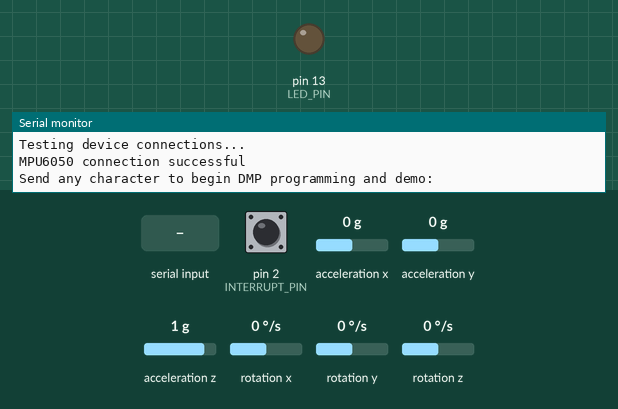
This sketch was run on a simulated Arduino Uno, built with avr-gcc and run on an emulated ATmega328P. Shown: output pins drawn as LEDs (lit = HIGH), the last lines printed to the serial monitor. Dashed ring = blinking. The test bench sets the inputs (shaded band); at power-on: acceleration x 0 g, pin 2 (INTERRUPT_PIN) LOW, acceleration y 0 g, acceleration z 1 g, rotation x 0 °/s, rotation y 0 °/s, rotation z 0 °/s. The sensor or clock chip raises its interrupt line as the real part does.

Above: at 0.9 s.
1.0 s: "1\n" received over Serial
3.0 s: acceleration x set to 0.3 g
At 4.68 s:
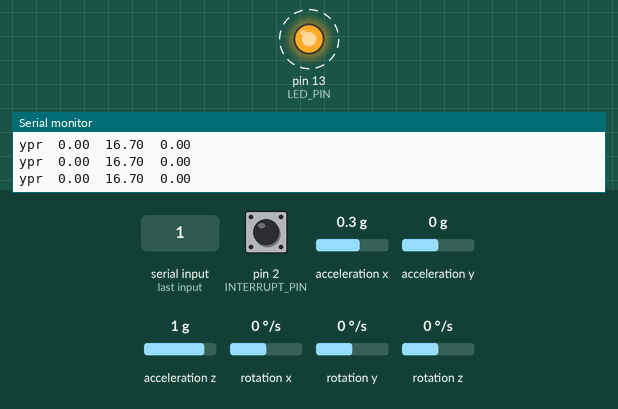
6.0 s: acceleration x set to 0 g
At 6.9 s:
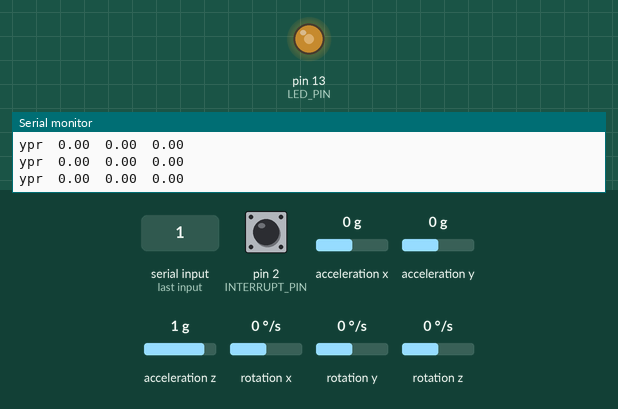
Timing chart, 0 to 9.0 s (numbered marks = the images above; inputs shaded):
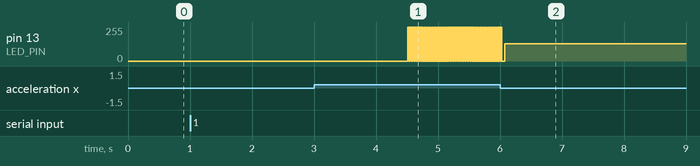

Measured:
- the behaviour switches between 0.1 and 0.2 g on acceleration x (found by bisection; images 0 and 1)

The sketch:

imu_template.ino
```cpp
// I2C device class (I2Cdev) demonstration Arduino sketch for MPU6050 class using DMP (MotionApps v2.0)
// 6/21/2012 by Jeff Rowberg <jeff@rowberg.net>

/* ============================================
I2Cdev device library code is placed under the MIT license
Copyright (c) 2012 Jeff Rowberg

Permission is hereby granted, free of charge, to any person obtaining a copy
of this software and associated documentation files (the "Software"), to deal
in the Software without restriction, including without limitation the rights
to use, copy, modify, merge, publish, distribute, sublicense, and/or sell
copies of the Software, and to permit persons to whom the Software is
furnished to do so, subject to the following conditions:

The above copyright notice and this permission notice shall be included in
all copies or substantial portions of the Software.

THE SOFTWARE IS PROVIDED "AS IS", WITHOUT WARRANTY OF ANY KIND, EXPRESS OR
IMPLIED, INCLUDING BUT NOT LIMITED TO THE WARRANTIES OF MERCHANTABILITY,
FITNESS FOR A PARTICULAR PURPOSE AND NONINFRINGEMENT. IN NO EVENT SHALL THE
AUTHORS OR COPYRIGHT HOLDERS BE LIABLE FOR ANY CLAIM, DAMAGES OR OTHER
LIABILITY, WHETHER IN AN ACTION OF CONTRACT, TORT OR OTHERWISE, ARISING FROM,
OUT OF OR IN CONNECTION WITH THE SOFTWARE OR THE USE OR OTHER DEALINGS IN
THE SOFTWARE.
===============================================
*/

// I2Cdev and MPU6050 must be installed as libraries, or else the .cpp/.h files
// for both classes must be in the include path of your project
#include "I2Cdev.h"

#include "MPU6050_6Axis_MotionApps20.h"
//#include "MPU6050.h" // not necessary if using MotionApps include file

// Arduino Wire library is required if I2Cdev I2CDEV_ARDUINO_WIRE implementation
// is used in I2Cdev.h
#if I2CDEV_IMPLEMENTATION == I2CDEV_ARDUINO_WIRE
	#include "Wire.h"
#endif

// class default I2C address is 0x68
// specific I2C addresses may be passed as a parameter here
// AD0 low = 0x68 (default for SparkFun breakout and InvenSense evaluation board)
// AD0 high = 0x69
MPU6050 mpu;
//MPU6050 mpu(0x69); // <-- use for AD0 high

/* =========================================================================
   NOTE: In addition to connection 3.3v, GND, SDA, and SCL, this sketch
   depends on the MPU-6050's INT pin being connected to the Arduino's
   external interrupt #0 pin. On the Arduino Uno and Mega 2560, this is
   digital I/O pin 2.
 * ========================================================================= */

/* =========================================================================
   NOTE: Arduino v1.0.1 with the Leonardo board generates a compile error
   when using Serial.write(buf, len). The Teapot output uses this method.
   The solution requires a modification to the Arduino USBAPI.h file, which
   is fortunately simple, but annoying. This will be fixed in the next IDE
   release. For more info, see these links:

   http://arduino.cc/forum/index.php/topic,109987.0.html
   http://code.google.com/p/arduino/issues/detail?id=958
 * ========================================================================= */


// uncomment "OUTPUT_READABLE_QUATERNION" if you want to see the actual
// quaternion components in a [w, x, y, z] format (not best for parsing
// on a remote host such as Processing or something though)
//#define OUTPUT_READABLE_QUATERNION

// uncomment "OUTPUT_READABLE_EULER" if you want to see Euler angles
// (in degrees) calculated from the quaternions coming from the FIFO.
// Note that Euler angles suffer from gimbal lock (for more info, see
// http://en.wikipedia.org/wiki/Gimbal_lock)
//#define OUTPUT_READABLE_EULER

// uncomment "OUTPUT_READABLE_YAWPITCHROLL" if you want to see the yaw/
// pitch/roll angles (in degrees) calculated from the quaternions coming
// from the FIFO. Note this also requires gravity vector calculations.
// Also note that yaw/pitch/roll angles suffer from gimbal lock (for
// more info, see: http://en.wikipedia.org/wiki/Gimbal_lock)
#define OUTPUT_READABLE_YAWPITCHROLL

// uncomment "OUTPUT_READABLE_REALACCEL" if you want to see acceleration
// components with gravity removed. This acceleration reference frame is
// not compensated for orientation, so +X is always +X according to the
// sensor, just without the effects of gravity. If you want acceleration
// compensated for orientation, us OUTPUT_READABLE_WORLDACCEL instead.
//#define OUTPUT_READABLE_REALACCEL

// uncomment "OUTPUT_READABLE_WORLDACCEL" if you want to see acceleration
// components with gravity removed and adjusted for the world frame of
// reference (yaw is relative to initial orientation, since no magnetometer
// is present in this case). Could be quite handy in some cases.
//#define OUTPUT_READABLE_WORLDACCEL

// uncomment "OUTPUT_TEAPOT" if you want output that matches the
// format used for the InvenSense teapot demo
//#define OUTPUT_TEAPOT


#define INTERRUPT_PIN 2  // use pin 2 on Arduino Uno & most boards
#define LED_PIN 13 // (Arduino is 13, Teensy is 11, Teensy++ is 6)
bool blinkState = false;

// MPU control/status vars
bool dmpReady = false;  // set true if DMP init was successful
uint8_t mpuIntStatus;   // holds actual interrupt status byte from MPU
uint8_t devStatus;	  // return status after each device operation (0 = success, !0 = error)
uint16_t packetSize;	// expected DMP packet size (default is 42 bytes)
uint16_t fifoCount;	 // count of all bytes currently in FIFO
uint8_t fifoBuffer[64]; // FIFO storage buffer

// orientation/motion vars
Quaternion q;		   // [w, x, y, z]		 quaternion container
VectorInt16 aa;		 // [x, y, z]			accel sensor measurements
VectorInt16 aaReal;	 // [x, y, z]			gravity-free accel sensor measurements
VectorInt16 aaWorld;	// [x, y, z]			world-frame accel sensor measurements
VectorFloat gravity;	// [x, y, z]			gravity vector
int count = 0;
float euler[3];		 // [psi, theta, phi]	Euler angle container
float ypr[3];		   // [yaw, pitch, roll]   yaw/pitch/roll container and gravity vector

// packet structure for InvenSense teapot demo
uint8_t teapotPacket[28] = { '$', 0x03, 0,0, 0,0, 0,0, 0,0, 0,0, 0,0, 0,0, 0,0, 0,0, 0,0, 0,0, 0x00, 0x00, '\r', '\n' };
uint8_t ypr_teapotPacket[18] = {'$', 0x03, 0,0,0,0, 0,0,0,0, 0,0,0,0, 0x00, 0x00, '\r', '\n'};


// ================================================================
// ===			   INTERRUPT DETECTION ROUTINE				===
// ================================================================

volatile bool mpuInterrupt = false;	 // indicates whether MPU interrupt pin has gone high
void dmpDataReady() {
	mpuInterrupt = true;
}


// ================================================================
// ===					  INITIAL SETUP					   ===
// ================================================================

void setup() {
	// join I2C bus (I2Cdev library doesn't do this automatically)
	#if I2CDEV_IMPLEMENTATION == I2CDEV_ARDUINO_WIRE
		Wire.begin();
		Wire.setClock(400000); // 400kHz I2C clock. Comment this line if having compilation difficulties
		Wire.setWireTimeout(3000, true);
	#elif I2CDEV_IMPLEMENTATION == I2CDEV_BUILTIN_FASTWIRE
		Fastwire::setup(400, true);
	#endif

	// initialize serial communication
	// (115200 chosen because it is required for Teapot Demo output, but it's
	// really up to you depending on your project)
	Serial.begin(115200);
	while (!Serial); // wait for Leonardo enumeration, others continue immediately

	// NOTE: 8MHz or slower host processors, like the Teensy @ 3.3V or Arduino
	// Pro Mini running at 3.3V, cannot handle this baud rate reliably due to
	// the baud timing being too misaligned with processor ticks. You must use
	// 38400 or slower in these cases, or use some kind of external separate
	// crystal solution for the UART timer.

	// initialize device
	Serial.println(F("Initializing I2C devices..."));
	mpu.initialize();
	pinMode(INTERRUPT_PIN, INPUT);

	// verify connection
	Serial.println(F("Testing device connections..."));
	Serial.println(mpu.testConnection() ? F("MPU6050 connection successful") : F("MPU6050 connection failed"));

	// wait for ready
	Serial.println(F("\nSend any character to begin DMP programming and demo: "));
	while (Serial.available() && Serial.read()); // empty buffer
	while (!Serial.available());				 // wait for data
	while (Serial.available() && Serial.read()); // empty buffer again

	// load and configure the DMP
	Serial.println(F("Initializing DMP..."));
	devStatus = mpu.dmpInitialize();

	// supply your own gyro offsets here, scaled for min sensitivity
	mpu.setXAccelOffset(-2027);
	mpu.setYAccelOffset(-1994);
	mpu.setZAccelOffset(1304);
	mpu.setXGyroOffset(-37);
	mpu.setYGyroOffset(102);
	mpu.setZGyroOffset(-31);
	// make sure it worked (returns 0 if so)
	if (devStatus == 0) {
		// Calibration Time: generate offsets and calibrate our MPU6050
		mpu.CalibrateAccel(15);
		mpu.CalibrateGyro(15);
		mpu.PrintActiveOffsets();
		// turn on the DMP, now that it's ready
		Serial.println(F("Enabling DMP..."));
		mpu.setDMPEnabled(true);

		// enable Arduino interrupt detection
		Serial.print(F("Enabling interrupt detection (Arduino external interrupt "));
		Serial.print(digitalPinToInterrupt(INTERRUPT_PIN));
		Serial.println(F(")..."));
		attachInterrupt(digitalPinToInterrupt(INTERRUPT_PIN), dmpDataReady, RISING);
		mpuIntStatus = mpu.getIntStatus();

		// set our DMP Ready flag so the main loop() function knows it's okay to use it
		Serial.println(F("DMP ready! Waiting for first interrupt..."));
		dmpReady = true;

		// get expected DMP packet size for later comparison
		packetSize = mpu.dmpGetFIFOPacketSize();
	} else {
		// ERROR!
		// 1 = initial memory load failed
		// 2 = DMP configuration updates failed
		// (if it's going to break, usually the code will be 1)
		Serial.print(F("DMP Initialization failed (code "));
		Serial.print(devStatus);
		Serial.println(F(")"));
	}

	// configure LED for output
	pinMode(LED_PIN, OUTPUT);
	delay(3000);
}


void loop() {
	// if programming failed, don't try to do anything
	if (!dmpReady) return;
	// read a packet from FIFO
	if (mpu.dmpGetCurrentFIFOPacket(fifoBuffer)) { // Get the Latest packet
		#ifdef OUTPUT_READABLE_QUATERNION
			// display quaternion values in easy matrix form: w x y z
			mpu.dmpGetQuaternion(&q, fifoBuffer);
			Serial.print("quat\t");
			Serial.print(q.w);
			Serial.print("\t");
			Serial.print(q.x);
			Serial.print("\t");
			Serial.print(q.y);
			Serial.print("\t");
			Serial.println(q.z);
		#endif

		#ifdef OUTPUT_READABLE_EULER
			// display Euler angles in degrees
			mpu.dmpGetQuaternion(&q, fifoBuffer);
			mpu.dmpGetEuler(euler, &q);
			Serial.print("euler\t");
			Serial.print(euler[0] * 180/M_PI);
			Serial.print("\t");
			Serial.print(euler[1] * 180/M_PI);
			Serial.print("\t");
			Serial.println(euler[2] * 180/M_PI);
		#endif

		#ifdef OUTPUT_READABLE_YAWPITCHROLL
			// display Euler angles in degrees
			mpu.dmpGetQuaternion(&q, fifoBuffer);
			mpu.dmpGetGravity(&gravity, &q);
			mpu.dmpGetYawPitchRoll(ypr, &q, &gravity);

			Serial.print("ypr\t");
			Serial.print(ypr[0] * 180/M_PI);
			Serial.print("\t");
			Serial.print(ypr[1] * 180/M_PI);
			Serial.print("\t");
			Serial.println(ypr[2] * 180/M_PI);

		#endif

		#ifdef OUTPUT_READABLE_REALACCEL
			// display real acceleration, adjusted to remove gravity
			mpu.dmpGetQuaternion(&q, fifoBuffer);
			mpu.dmpGetAccel(&aa, fifoBuffer);
			mpu.dmpGetGravity(&gravity, &q);
			mpu.dmpGetLinearAccel(&aaReal, &aa, &gravity);
			Serial.print("areal\t");
			Serial.print(aaReal.x);
			Serial.print("\t");
			Serial.print(aaReal.y);
			Serial.print("\t");
			Serial.println(aaReal.z);
		#endif

		#ifdef OUTPUT_READABLE_WORLDACCEL
			// display initial world-frame acceleration, adjusted to remove gravity
			// and rotated based on known orientation from quaternion
			mpu.dmpGetQuaternion(&q, fifoBuffer);
			mpu.dmpGetAccel(&aa, fifoBuffer);
			mpu.dmpGetGravity(&gravity, &q);
			mpu.dmpGetLinearAccel(&aaReal, &aa, &gravity);
			mpu.dmpGetLinearAccelInWorld(&aaWorld, &aaReal, &q);
			Serial.print("aworld\t");
			Serial.print(aaWorld.x);
			Serial.print("\t");
			Serial.print(aaWorld.y);
			Serial.print("\t");
			Serial.println(aaWorld.z);
		#endif

		#ifdef OUTPUT_TEAPOT
			// display quaternion values in InvenSense Teapot demo format:
			teapotPacket[2] = fifoBuffer[0];
			teapotPacket[3] = fifoBuffer[1];
			teapotPacket[4] = fifoBuffer[4];
			teapotPacket[5] = fifoBuffer[5];
			teapotPacket[6] = fifoBuffer[8];
			teapotPacket[7] = fifoBuffer[9];
			teapotPacket[8] = fifoBuffer[12];
			teapotPacket[9] = fifoBuffer[13];
			Serial.write(teapotPacket, 14);
			teapotPacket[11]++; // packetCount, loops at 0xFF on purpose
		#endif

		// blink LED to indicate activity
		blinkState = !blinkState;
		digitalWrite(LED_PIN, blinkState);
	}
}
```
